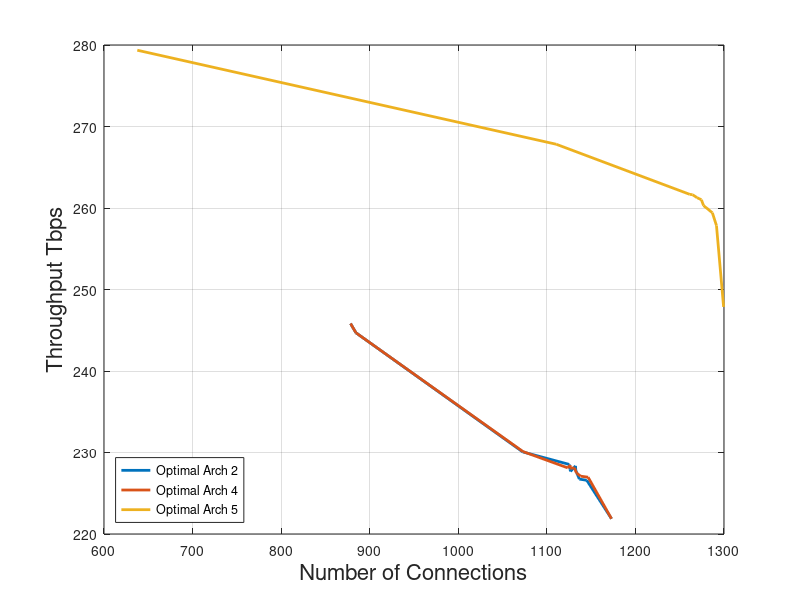

Write MATLAB code to recreate this figure.
clc;
close all;
clear;

load paretoArch2Old.mat
load paretoArch4Old.mat
load paretoArch5Old.mat

%%
figure1 = figure;
axes1 = axes('Parent', figure1);
box(axes1, 'on')
hold(axes1, 'on')
grid(axes1, 'on')
h(1) = plot(paretoArch2Old(:,1),paretoArch2Old(:,2), 'displayname', 'Optimal Arch 2', 'linewidth', 2);
h(2) = plot(paretoArch4Old(:,1),paretoArch4Old(:,2), 'displayname', 'Optimal Arch 4', 'linewidth', 2);
h(3) = plot(paretoArch5Old(1:10,1),paretoArch5Old(1:10,2), 'displayname', 'Optimal Arch 5', 'linewidth', 2);

% h(1) = plot(paretoArch2Old(:,3),paretoArch2Old(:,4), 'displayname', 'Optimal Arch 2', 'linewidth', 2);
% h(2) = plot(paretoArch4Old(:,3),paretoArch4Old(:,4), 'displayname', 'Optimal Arch 4', 'linewidth', 2);
% h(3) = plot(paretoArch5Old(:,3),paretoArch5Old(:,4), 'displayname', 'Optimal Arch 5', 'linewidth', 2);

xlabel('Number of Connections', 'fontsize', 16)
ylabel('Throughput Tbps', 'fontsize', 16)
legend(h(1:3), 'location', 'southwest')

saveas(figure1, 'paretoOld.jpg')
